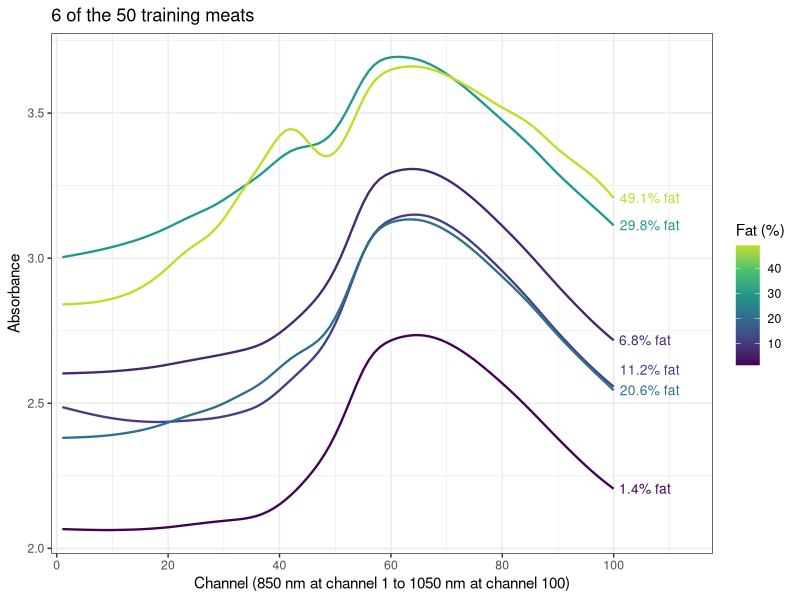
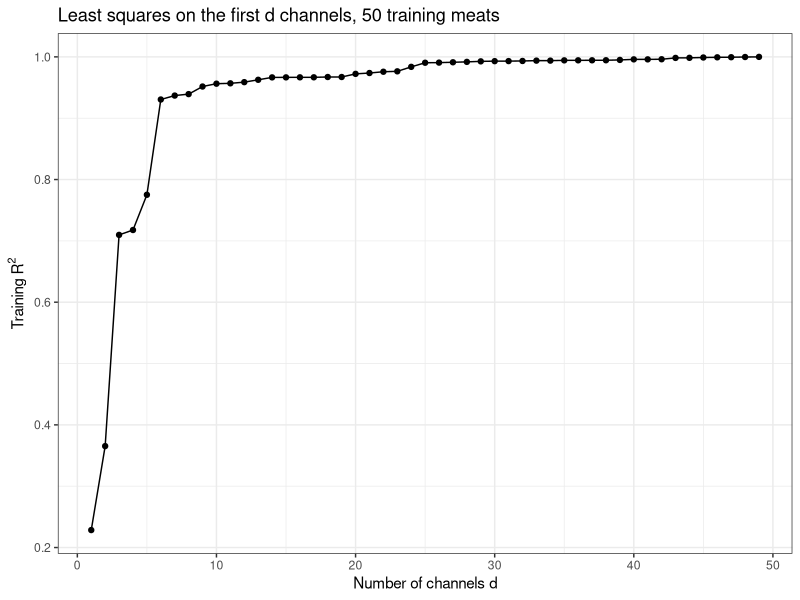
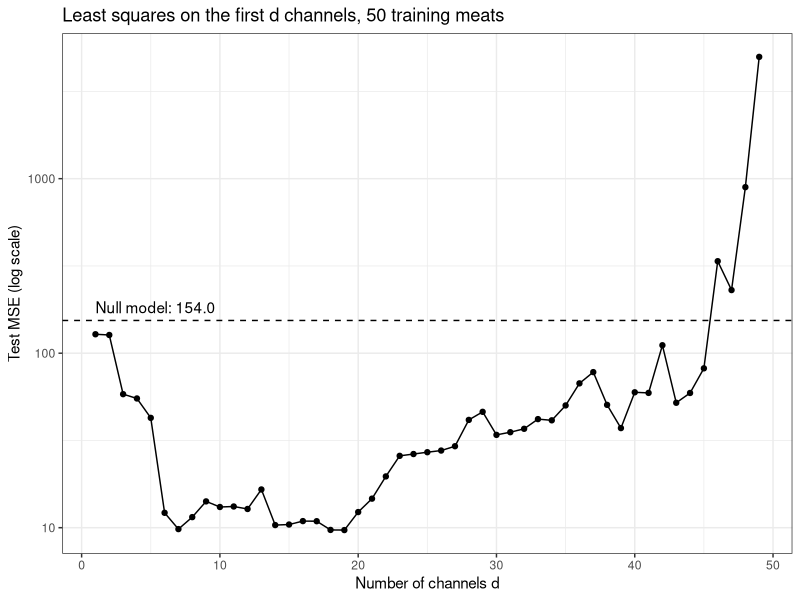
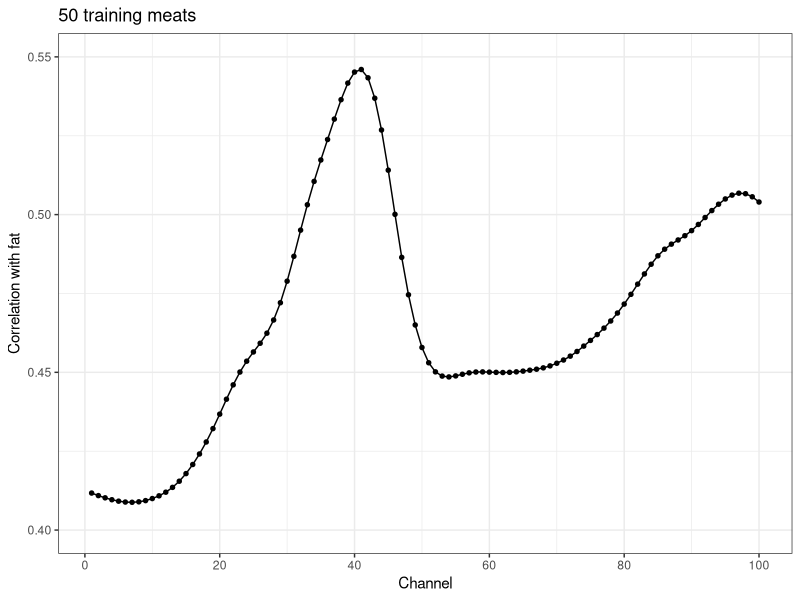
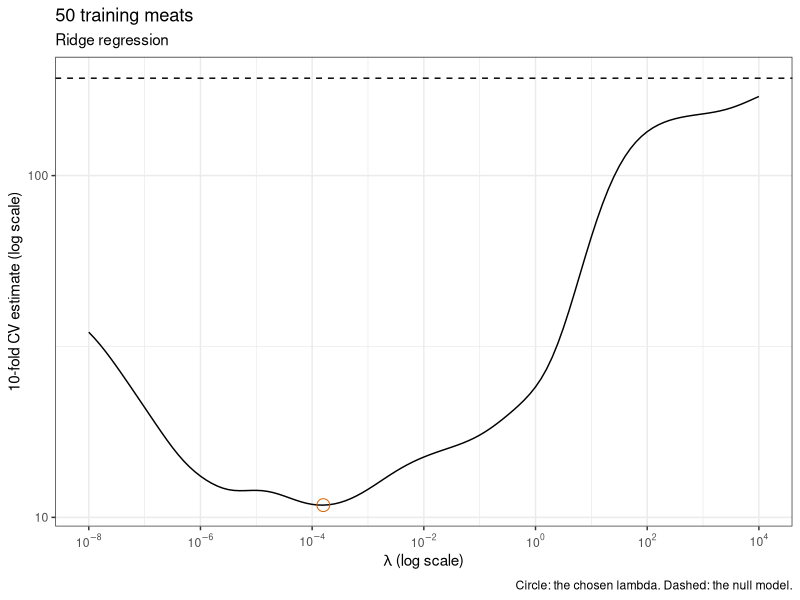
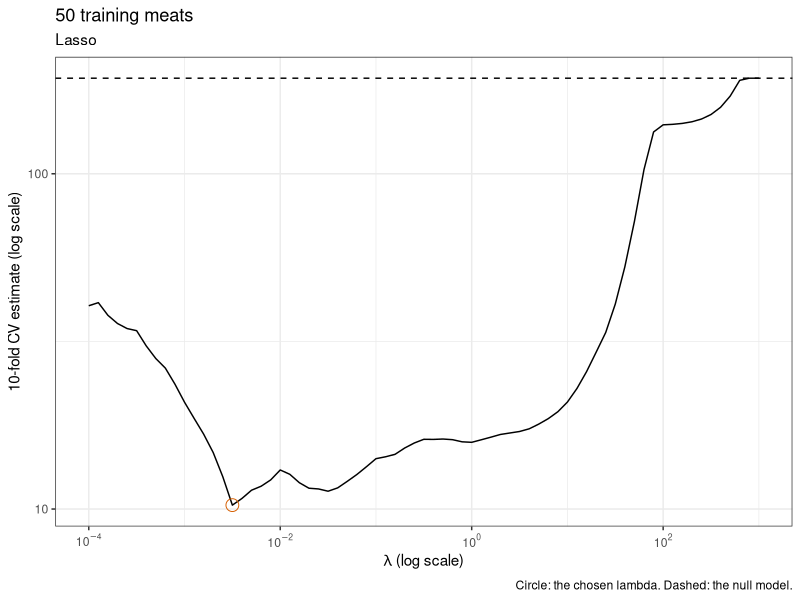
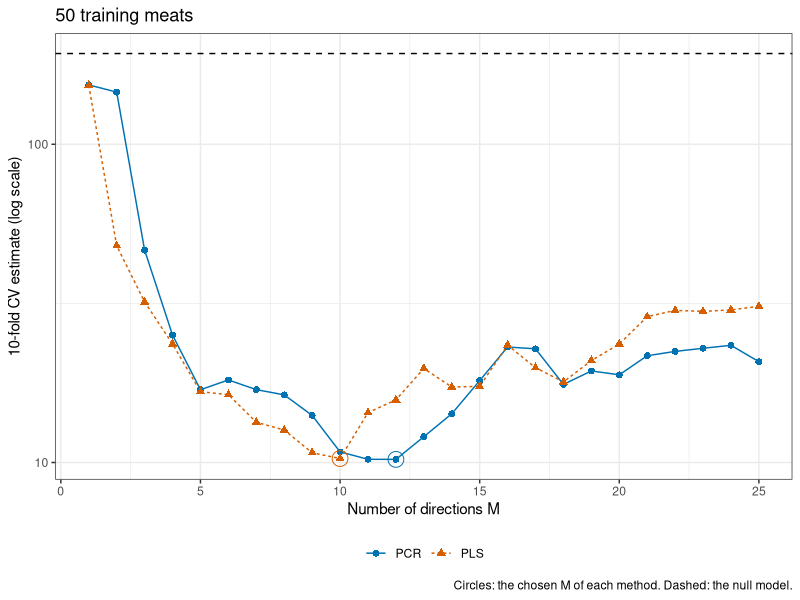
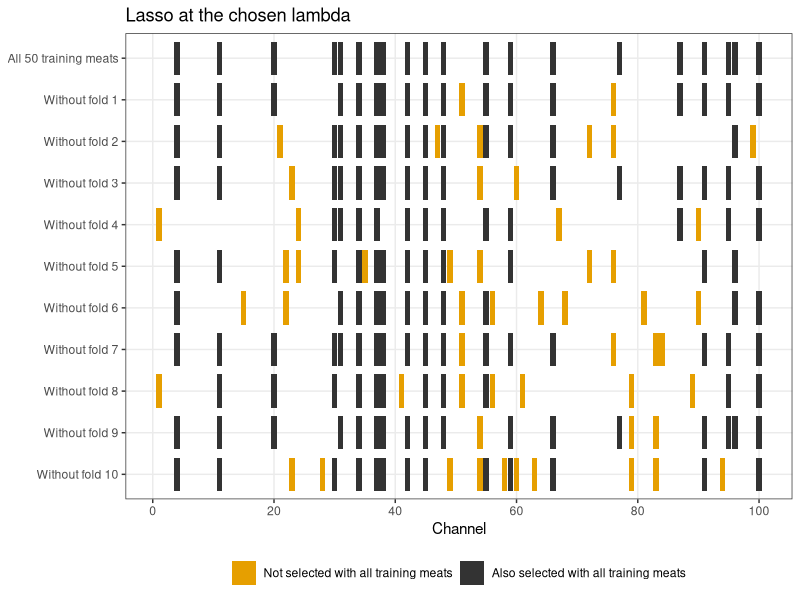

Generate these figures, in order, with R:
## ---- chunk 1
#| include: false
library("tidyverse")
library("glmnet")
library("pls")
theme_set(theme_bw())
set.seed(20261022)

# Fixed decimals with thousands separators, for use inside $...$, whose
# hyphen MathJax sets as a minus. Adding 0 after rounding turns a negative
# zero into 0.
fmt_math <- function(x, digits = 2) {
  rounded <- round(x, digits) + 0
  formatC(rounded, format = "f", digits = digits, big.mark = ",")
}

# The same for prose, where a negative value prints with a minus sign (the
# HTML entity) rather than a hyphen.
fmt <- function(x, digits = 2) {
  sub("^-", "&minus;", fmt_math(x, digits))
}

# Rounded down, for "at least" statements in prose.
fmt_floor <- function(x, digits = 2) {
  fmt(floor(x * 10^digits) / 10^digits, digits)
}

# A percentage, for prose.
pct <- function(x, digits = 1) {
  paste0(fmt(100 * x, digits), "%")
}

# A count with thousands separators, for prose.
big <- function(x) {
  format(x, big.mark = ",")
}

# A number in LaTeX scientific notation, for use inside $...$.
sci <- function(x, digits = 1) {
  magnitude <- abs(x)
  e <- floor(log10(magnitude))
  mantissa <- formatC(x / 10^e, format = "f", digits = digits)
  sprintf("%s \\times 10^{%d}", mantissa, e)
}

# A power of 10 as R code would write it, such as 1e-7, for prose.
power_text <- function(x) {
  sprintf("1e%d", round(log10(x)))
}

# A name set as code in prose.
code <- function(x) {
  paste0("`", x, "`")
}

# Color-blind-friendly palette.
okabe_ito <- c("#E69F00",
               "#56B4E9",
               "#009E73",
               "#D55E00",
               "#0072B2",
               "#CC79A7")
## ---- chunk 2
#| output: false
# The 100 absorbance columns.
channels <- sprintf("x_%03d", 1:100)
p <- length(channels)

# Rows that repeat an earlier row in every column, and the distinct meats.
meats_all <- modeldata::meats
n_duplicates <- sum(duplicated(meats_all))
meats <- distinct(meats_all)
n_meats <- nrow(meats)
## ---- chunk 3
# The training sample size.
n_train <- 50

# Training meats: a random sample; every other meat is a test meat.
train_id <- sample(n_meats, n_train)
train <- meats[train_id, ]
test <- meats[-train_id, ]
n_test <- nrow(test)

# Folds for 10-fold cross-validation of the training meats.
n_folds <- 10
fold_labels <- rep(seq_len(n_folds), length.out = n_train)
fold_id <- sample(fold_labels)

# Absorbances and fat of the training and test meats.
X_train <- as.matrix(train[channels])
X_test <- as.matrix(test[channels])
y_train <- train$fat
y_test <- test$fat

# Number of training meats whose spectra are plotted below.
n_show <- 6
## ---- chunk 4
#| output: false
# Training meats evenly spaced in rank of fat content.
ranks <- round(seq(1, n_train, length.out = n_show))
shown <- order(y_train)[ranks]

# One row per shown meat and channel.
spectra <- as_tibble(X_train[shown, ]) |>
  mutate(fat = y_train[shown], meat = factor(seq_len(n_show))) |>
  pivot_longer(all_of(channels),
               names_to = "channel",
               values_to = "absorbance") |>
  mutate(channel = as.integer(sub("x_", "", channel)))

# Heights for labels at y, moved up where needed so that consecutive labels
# are at least gap apart.
spread_labels <- function(y, gap) {
  sorted <- order(y)
  height <- y[sorted]
  for (i in seq_along(height)[-1]) {
    height[i] <- max(height[i], height[i - 1] + gap)
  }
  height[order(sorted)]
}

# Labels at the right end of each spectrum.
spectrum_ends <- filter(spectra, channel == p) |>
  mutate(label = paste0(fmt(fat, 1), "% fat"),
         absorbance = spread_labels(absorbance, gap = 0.07))

# Channel axis of every plot against channel: major lines every 20 channels,
# minor lines midway between them.
channel_axis <- function(...) {
  scale_x_continuous(breaks = seq(0, p, by = 20),
                     minor_breaks = seq(10, p + 10, by = 20),
                     ...)
}

# Absorbance against channel, one line per meat, labeled by fat content.
spectra_plot <- ggplot(spectra,
                       aes(x = channel,
                           y = absorbance,
                           group = meat,
                           color = fat)) +
  geom_line(linewidth = 0.8) +
  geom_text(data = spectrum_ends,
            aes(label = label),
            hjust = -0.1,
            size = 3.5,
            show.legend = FALSE) +
  scale_color_viridis_c(end = 0.9) +
  channel_axis(expand = expansion(mult = c(0.02, 0.18))) +
  scale_y_continuous(breaks = seq(2, 3.5, by = 0.5),
                     minor_breaks = seq(2.25, 3.75, by = 0.5)) +
  labs(x = "Channel (850 nm at channel 1 to 1050 nm at channel 100)",
       y = "Absorbance",
       color = "Fat (%)",
       title = paste(n_show, "of the", n_train, "training meats"))

# Range of fat content, the channel where the mean training spectrum peaks,
# and the correlation of fat with each meat's mean absorbance.
fat_range <- range(y_train)
peak_channel <- which.max(colMeans(X_train))
level_cor <- cor(y_train, rowMeans(X_train))

# The channel of the bump in the fattest spectrum shown: its highest point
# between channels 30 and 50, before the main rise.
bump_window <- 30:50
fattest <- shown[n_show]
bump_channel <- bump_window[which.max(X_train[fattest, bump_window])]

# Correlations between channels.
channel_cor <- cor(X_train)
min_cor <- min(channel_cor)
adjacent_cor <- diag(channel_cor[-1, -p])
## ---- chunk 5
#| echo: false
#| fig-width: 8
#| fig-height: 4.5
spectra_plot
## ---- chunk 6
# Least squares on all 100 channels.
all_formula <- reformulate(channels, response = "fat")
all_fit <- lm(all_formula, data = train)
all_estimates <- coef(all_fit)
n_na <- sum(is.na(all_estimates))
all_r2 <- summary(all_fit)$r.squared

# The last channel with an estimate.
last_estimated <- tail(names(all_estimates)[!is.na(all_estimates)], 1)
## ---- chunk 7
#| output: false
# Mean squared error of predictions y_hat of responses y.
mse <- function(y, y_hat) {
  mean((y - y_hat)^2)
}

# A random ordering of the channels.
channel_order <- sample(p)

# Least squares on the first d channels of the ordering: training R^2,
# training and test MSE, the overall F-test, sigma-hat, and the number of
# estimates with p-value below 0.05.
sweep_fit <- function(d) {
  # Fit least squares to the first d channels.
  kept <- channels[channel_order[seq_len(d)]]
  fit <- lm(reformulate(kept, response = "fat"), data = train)
  fit_summary <- summary(fit)
  has_df <- fit$df.residual > 0

  # The overall F-test, when the fit has residual degrees of freedom.
  f_p <- NA_real_
  n_small <- NA_integer_
  if (has_df) {
    f <- fit_summary$fstatistic
    f_p <- pf(f[1], f[2], f[3], lower.tail = FALSE)
    slope_p <- fit_summary$coefficients[-1, "Pr(>|t|)"]
    n_small <- sum(slope_p < 0.05)
  }

  # Summaries of the fit, one row.
  slopes <- coef(fit)[-1]
  tibble(d = d,
         rank = fit$rank,
         slope_min = min(slopes),
         slope_max = max(slopes),
         r2 = fit_summary$r.squared,
         rss = sum(residuals(fit)^2),
         train_mse = mse(y_train, fitted(fit)),
         test_mse = mse(y_test, predict(fit, test)),
         f_p = unname(f_p),
         n_small = n_small,
         sigma_hat = if (has_df) sigma(fit) else NA_real_,
         aic = AIC(fit),
         bic = BIC(fit))
}
sweep_sizes <- seq_len(n_train - 1)
sweep_results <- map(sweep_sizes, sweep_fit) |>
  list_rbind()

# Every model matrix has full column rank d + 1.
stopifnot(all(sweep_results$rank == sweep_results$d + 1))

# The null model: the training mean predicts every test meat.
null_test_mse <- mse(y_test, mean(y_train))

# Axis of d: major lines every 10 channels from 0 to n, minor lines midway
# between them.
d_axis <- scale_x_continuous(breaks = seq(0, n_train, by = 10),
                             minor_breaks = seq(5, n_train - 5, by = 10))

# Log-scale axis of a mean squared error: major lines at powers of 10, minor
# lines midway between them in log space.
mse_powers <- 0:4
mse_axis <- scale_y_log10(breaks = 10^mse_powers,
                          minor_breaks = 10^(mse_powers + 0.5))

# Training R^2 against d.
sweep_title <- paste("Least squares on the first d channels,",
                     n_train, "training meats")
r2_plot <- ggplot(sweep_results, aes(x = d, y = r2)) +
  geom_line() +
  geom_point(size = 1.5) +
  d_axis +
  scale_y_continuous(breaks = seq(0.2, 1, by = 0.2),
                     minor_breaks = seq(0.3, 0.9, by = 0.2)) +
  labs(x = "Number of channels d",
       y = expression("Training " * R^2),
       title = sweep_title)

# Test MSE against d on a log scale, with the null model's.
null_label <- paste0("Null model: ", fmt(null_test_mse, 1))
test_plot <- ggplot(sweep_results, aes(x = d, y = test_mse)) +
  geom_hline(yintercept = null_test_mse, linetype = "dashed") +
  annotate("text",
           x = 1,
           y = null_test_mse,
           label = null_label,
           hjust = 0,
           vjust = -0.6) +
  geom_line() +
  geom_point(size = 1.5) +
  d_axis +
  mse_axis +
  labs(x = "Number of channels d",
       y = "Test MSE (log scale)",
       title = sweep_title)

# The d with the smallest test MSE, and the fit with d = n - 1.
d_best <- sweep_results$d[which.min(sweep_results$test_mse)]
last <- filter(sweep_results, d == n_train - 1)

# A d in the middle of the sweep, for prose.
d_mid <- 10

# The d with the smallest AIC() and BIC(), and those values as text.
d_aic <- sweep_results$d[which.min(sweep_results$aic)]
d_bic <- sweep_results$d[which.min(sweep_results$bic)]
as_text <- function(x) {
  if (is.infinite(x)) "$-\\infty$" else fmt(x, 1)
}
aic_text <- as_text(min(sweep_results$aic))
bic_text <- as_text(min(sweep_results$bic))
## ---- chunk 8
#| echo: false
#| fig-width: 7
#| fig-height: 4.2
r2_plot
## ---- chunk 9
#| echo: false
#| fig-width: 7
#| fig-height: 4.2
test_plot
## ---- chunk 10
#| output: false
# The largest d whose overall F-test has p-value below 0.01.
f_level <- 0.01
shown_fit <- sweep_results |>
  filter(f_p < f_level) |>
  slice_max(d)
d_shown <- shown_fit$d
## ---- chunk 11
#| output: false
# Correlation of fat with each channel over the training meats.
fat_cor <- drop(cor(X_train, y_train))
cor_data <- tibble(channel = seq_len(p), cor = fat_cor)
best_channel <- which.max(abs(fat_cor))

# Correlation against channel.
cor_plot <- ggplot(cor_data, aes(x = channel, y = cor)) +
  geom_line() +
  geom_point(size = 1.2) +
  channel_axis() +
  scale_y_continuous(limits = c(0.4, 0.55),
                     breaks = seq(0.4, 0.55, by = 0.05),
                     minor_breaks = seq(0.425, 0.525, by = 0.05)) +
  labs(x = "Channel",
       y = "Correlation with fat",
       title = paste(n_train, "training meats"))
## ---- chunk 12
#| echo: false
#| fig-width: 7
#| fig-height: 3.8
cor_plot
## ---- chunk 13
#| output: false
# Standard deviation with divisor n.
sd_n <- function(v) {
  deviations <- v - mean(v)
  sqrt(mean(deviations^2))
}

# Standardize the columns of X with the given centers and scales.
standardize <- function(X, x_center, x_scale) {
  X_centered <- sweep(X, 2, x_center)
  sweep(X_centered, 2, x_scale, "/")
}

# Original-scale estimates, one column per lambda, from standardized-scale
# estimates B_std and the standardization of X and y.
original_scale <- function(B_std, X, y) {
  x_center <- colMeans(X)
  x_scale <- apply(X, 2, sd_n)
  b <- B_std / x_scale
  rbind(`(Intercept)` = mean(y) - colSums(b * x_center), b)
}

# Ridge estimates on the standardized scale for each lambda, from the
# singular value decomposition X_std = U D V'.
ridge_std <- function(X_std, y_centered, lambdas) {
  sv <- svd(X_std)
  shrink <- outer(sv$d, lambdas, function(d, l) d / (d^2 + l))
  u_y <- drop(crossprod(sv$u, y_centered))
  sv$v %*% (shrink * u_y)
}

# Lasso estimates on the standardized scale for each lambda, in decreasing
# order, by an active-set method. On the active set with signs s, the lasso
# conditions X_A'(y - X_A b_A) = (lambda / 2) s solve to a target; if the
# target keeps the signs it is the solution on that set, and a zero estimate
# whose condition |x_j'(y - X b)| <= lambda / 2 fails joins the set; if not,
# a line search to the target stops where the criterion is smallest and the
# estimates that reach zero there leave the set.
lasso_std <- function(X_std, y_centered, lambdas, max_steps = 1000) {
  p <- ncol(X_std)
  gram <- crossprod(X_std)
  xy <- drop(crossprod(X_std, y_centered))
  B <- matrix(0, p, length(lambdas))
  b <- numeric(p)

  # The criterion RSS + lambda * sum |b|.
  criterion <- function(b, lambda) {
    sum((y_centered - X_std %*% b)^2) + lambda * sum(abs(b))
  }

  for (k in seq_along(lambdas)) {
    half <- lambdas[k] / 2
    active <- which(b != 0)
    signs <- sign(b[active])
    converged <- FALSE

    for (step in seq_len(max_steps)) {
      if (length(active) > 0) {
        # Solve the conditions on the active set with these signs.
        gram_active <- gram[active, active, drop = FALSE]
        target <- drop(solve(gram_active, xy[active] - half * signs))

        # Signs change: line search to the target, then update the set.
        if (any(sign(target) != signs)) {
          direction <- numeric(p)
          direction[active] <- target - b[active]
          crossing <- -b[active] / direction[active]
          t_try <- c(crossing[crossing > 0 & crossing < 1], 1)
          values <- map_dbl(t_try, \(t) criterion(b + t * direction,
                                                  lambdas[k]))
          t_best <- t_try[which.min(values)]
          b <- b + t_best * direction
          b[active[crossing == t_best]] <- 0
          active <- which(b != 0)
          signs <- sign(b[active])
          next
        }
        b[] <- 0
        b[active] <- target
      }

      # The zero estimate whose condition fails by the most joins the set.
      gradient <- xy - drop(gram %*% b)
      excess <- abs(gradient) - half
      excess[active] <- -Inf
      if (max(excess) <= 1e-9 * half) {
        converged <- TRUE
        break
      }
      j <- which.max(excess)
      active <- c(active, j)
      signs <- c(signs, sign(gradient[j]))
    }

    stopifnot(converged)
    B[, k] <- b
  }
  B
}

# Ridge or lasso estimates on the original scale for each lambda.
penalized_path <- function(X, y, lambdas, std_fit) {
  x_center <- colMeans(X)
  x_scale <- apply(X, 2, sd_n)
  X_std <- standardize(X, x_center, x_scale)
  y_centered <- y - mean(y)
  B_std <- std_fit(X_std, y_centered, lambdas)
  original_scale(B_std, X, y)
}

# Grids of lambda, in decreasing order.
ridge_grid <- 10^seq(4, -8, length.out = 121)
lasso_grid <- 10^seq(3, -4, length.out = 71)

# Ridge and lasso paths for the data X and y.
ridge_path <- function(X, y) {
  penalized_path(X, y, ridge_grid, ridge_std)
}
lasso_path <- function(X, y) {
  penalized_path(X, y, lasso_grid, lasso_std)
}

# Both fit to the training meats.
B_ridge <- ridge_path(X_train, y_train)
B_lasso <- lasso_path(X_train, y_train)

# The standardized training features, for checking the lasso conditions.
x_center <- colMeans(X_train)
x_scale <- apply(X_train, 2, sd_n)
X_std <- standardize(X_train, x_center, x_scale)
y_centered <- y_train - mean(y_train)

# Largest failure of the lasso conditions over the grid, relative to
# lambda / 2.
condition_gap <- function(b_std, lambda) {
  gradient <- drop(crossprod(X_std, y_centered - X_std %*% b_std))
  nonzero <- b_std != 0
  on_set <- abs(gradient[nonzero] - lambda / 2 * sign(b_std[nonzero]))
  off_set <- pmax(abs(gradient[!nonzero]) - lambda / 2, 0)
  max(c(on_set, off_set, 0)) / (lambda / 2)
}
B_lasso_std <- B_lasso[-1, ] * x_scale
lasso_gaps <- map_dbl(seq_along(lasso_grid),
                      \(k) condition_gap(B_lasso_std[, k], lasso_grid[k]))
## ---- chunk 14
#| output: false
# Sums of squared errors of held-out fold l, for every value of the tuning
# parameter, from the estimates that path() computes from the training folds.
fold_sse <- function(l, path) {
  out <- fold_id == l
  B <- path(X_train[!out, ], y_train[!out])
  y_hat <- cbind(1, X_train[out, ]) %*% B
  colSums((y_train[out] - y_hat)^2)
}

# Cross-validation estimate for every value of the tuning parameter.
cv_estimate <- function(path) {
  sse <- sapply(seq_len(n_folds), fold_sse, path = path)
  rowSums(sse) / n_train
}

# Ridge regression and the lasso, and the lambda with the smallest estimate.
cv_ridge <- cv_estimate(ridge_path)
cv_lasso <- cv_estimate(lasso_path)
k_ridge <- which.min(cv_ridge)
k_lasso <- which.min(cv_lasso)
lambda_ridge <- ridge_grid[k_ridge]
lambda_lasso <- lasso_grid[k_lasso]

# PCR and PLS with up to M_max directions, cross-validated by pcr() and
# plsr() on the same folds; both standardize within each fold.
M_max <- 25
segments <- split(seq_len(n_train), fold_id)
pcr_fit <- pcr(all_formula,
               ncomp = M_max,
               data = train,
               scale = TRUE,
               validation = "CV",
               segments = segments)
pls_fit <- plsr(all_formula,
                ncomp = M_max,
                data = train,
                scale = TRUE,
                validation = "CV",
                segments = segments)
cv_of <- function(fit) {
  MSEP(fit, estimate = "CV", intercept = FALSE)$val[1, 1, ]
}
cv_pcr <- cv_of(pcr_fit)
cv_pls <- cv_of(pls_fit)
M_pcr <- which.min(cv_pcr)
M_pls <- which.min(cv_pls)

# Null model: the mean of the training folds predicts the held-out fold.
null_sse <- function(l) {
  out <- fold_id == l
  sum((y_train[out] - mean(y_train[!out]))^2)
}
cv_null <- sum(map_dbl(seq_len(n_folds), null_sse)) / n_train

# Shared look of the three tabs: the null model's estimate dashed, the
# chosen value circled, a log-scale estimate.
cv_axis_label <- paste0(n_folds, "-fold CV estimate (log scale)")
cv_title <- paste(n_train, "training meats")
cv_layers <- list(
  geom_hline(yintercept = cv_null, linetype = "dashed"),
  mse_axis,
  labs(y = cv_axis_label, title = cv_title)
)

# Axis of lambda over both grids: major lines every 2 powers of 10, minor
# lines midway between them in log space.
lambda_axis <- scale_x_log10(breaks = 10^seq(-8, 4, by = 2),
                             minor_breaks = 10^seq(-9, 5, by = 2),
                             labels = scales::label_log())

# The estimate against lambda for one of ridge regression and the lasso.
lambda_cv_plot <- function(grid, cv, k_chosen, label) {
  chosen <- tibble(lambda = grid[k_chosen], cv = cv[k_chosen])
  ggplot(tibble(lambda = grid, cv = cv), aes(x = lambda, y = cv)) +
    cv_layers +
    geom_line() +
    geom_point(data = chosen, size = 4, shape = 1, color = "#D55E00") +
    lambda_axis +
    labs(x = expression(lambda ~ "(log scale)"),
         subtitle = label,
         caption = "Circle: the chosen lambda. Dashed: the null model.")
}
ridge_cv_plot <- lambda_cv_plot(ridge_grid, cv_ridge, k_ridge,
                                "Ridge regression")
lasso_cv_plot <- lambda_cv_plot(lasso_grid, cv_lasso, k_lasso, "Lasso")

# PCR and PLS against M, with the chosen M of each circled.
method_levels <- c("PCR", "PLS")
direction_cv <- tibble(method = factor(rep(method_levels, each = M_max),
                                       levels = method_levels),
                       M = rep(seq_len(M_max), 2),
                       cv = c(cv_pcr, cv_pls))
direction_chosen <- tibble(method = factor(method_levels,
                                           levels = method_levels),
                           M = c(M_pcr, M_pls),
                           cv = c(cv_pcr[M_pcr], cv_pls[M_pls]))
direction_cv_plot <- ggplot(direction_cv,
                            aes(x = M,
                                y = cv,
                                color = method,
                                linetype = method,
                                shape = method)) +
  cv_layers +
  geom_line() +
  geom_point(size = 2) +
  geom_point(data = direction_chosen,
             size = 5,
             shape = 1,
             show.legend = FALSE) +
  scale_color_manual(values = okabe_ito[c(5, 4)]) +
  scale_x_continuous(breaks = seq(0, M_max, by = 5),
                     minor_breaks = seq(2.5, M_max - 2.5, by = 5)) +
  labs(x = "Number of directions M",
       color = NULL,
       linetype = NULL,
       shape = NULL,
       caption = paste("Circles: the chosen M of each method.",
                       "Dashed: the null model.")) +
  theme(legend.position = "bottom")

# Principal component variances of the standardized training features, and
# ridge regression's factor v_m / (v_m + lambda / n) on each component.
v <- eigen(crossprod(X_std) / n_train,
           symmetric = TRUE,
           only.values = TRUE)$values
ridge_factor <- v / (v + lambda_ridge / n_train)
n_half <- sum(ridge_factor >= 0.5)

# Smallest estimate of each method.
cv_minima <- c(min(cv_ridge), min(cv_lasso), min(cv_pcr), min(cv_pls))

# Number of nonzero lasso estimates at the chosen lambda.
lasso_nonzero <- sum(B_lasso[-1, k_lasso] != 0)
## ---- chunk 15
#| echo: false
#| fig-width: 7
#| fig-height: 4.2
ridge_cv_plot
## ---- chunk 16
#| echo: false
#| fig-width: 7
#| fig-height: 4.2
lasso_cv_plot
## ---- chunk 17
#| echo: false
#| fig-width: 7
#| fig-height: 4.5
direction_cv_plot
## ---- chunk 18
#| output: false
# Test predictions of the four chosen fits.
ridge_pred <- drop(cbind(1, X_test) %*% B_ridge[, k_ridge])
lasso_pred <- drop(cbind(1, X_test) %*% B_lasso[, k_lasso])
pcr_pred <- predict(pcr_fit, test, ncomp = M_pcr)[, 1, 1]
pls_pred <- predict(pls_fit, test, ncomp = M_pls)[, 1, 1]

# Test MSE of each, and of the null model.
test_mse <- c(null = null_test_mse,
              ridge = mse(y_test, ridge_pred),
              lasso = mse(y_test, lasso_pred),
              pcr = mse(y_test, pcr_pred),
              pls = mse(y_test, pls_pred))

# Table of the tuning parameters, nonzero estimates, cross-validation
# estimates, and test MSE.
tuning_text <- c("",
                 paste0("$\\lambda = ", sci(lambda_ridge), "$"),
                 paste0("$\\lambda = ", sci(lambda_lasso), "$"),
                 paste0("$M = ", M_pcr, "$"),
                 paste0("$M = ", M_pls, "$"))
cv_values <- c(cv_null,
               cv_ridge[k_ridge],
               cv_lasso[k_lasso],
               cv_pcr[M_pcr],
               cv_pls[M_pls])
test_tibble <- tibble(Method = c("Null", "Ridge", "Lasso", "PCR", "PLS"),
                      tuning = tuning_text,
                      nonzero = c(0, p, lasso_nonzero, p, p),
                      cv = fmt(cv_values, 2),
                      test = fmt(test_mse, 2))
test_columns <- c("Method",
                  "Tuning",
                  "Nonzero",
                  paste0(n_folds, "-fold CV"),
                  "Test MSE")
test_table <- knitr::kable(test_tibble,
                           col.names = test_columns,
                           align = "llrrr")

# glmnet() at its defaults, at the chosen lambdas: lambda_glmnet is
# lambda * s_y / n for ridge regression and lambda / (2 n) for the lasso.
default_thresh <- formals(glmnet)$thresh
s_y <- sd_n(y_train)
glmnet_ridge <- glmnet(X_train,
                       y_train,
                       alpha = 0,
                       lambda = lambda_ridge * s_y / n_train)
glmnet_ridge_pred <- predict(glmnet_ridge, X_test)
glmnet_ridge_gap <- max(abs(glmnet_ridge_pred - ridge_pred))
glmnet_lasso <- glmnet(X_train,
                       y_train,
                       alpha = 1,
                       lambda = lasso_grid / (2 * n_train))
b_glmnet <- glmnet_lasso$beta[, k_lasso] * x_scale
lasso_criterion <- function(b_std, lambda) {
  sum((y_centered - X_std %*% b_std)^2) + lambda * sum(abs(b_std))
}
criterion_exact <- lasso_criterion(B_lasso_std[, k_lasso], lambda_lasso)
criterion_glmnet <- lasso_criterion(b_glmnet, lambda_lasso)
glmnet_lasso_pred <- predict(glmnet_lasso, X_test)[, k_lasso]
glmnet_lasso_test <- mse(y_test, glmnet_lasso_pred)

# glmnet() with a tight tolerance, which finishes in seconds for the lasso
# with lambda >= 1.
lasso_thresh <- 1e-12
lasso_maxit <- 1e9
large <- lasso_grid >= 1
glmnet_tight <- glmnet(X_train,
                       y_train,
                       alpha = 1,
                       lambda = lasso_grid[large] / (2 * n_train),
                       thresh = lasso_thresh,
                       maxit = lasso_maxit)
tight_pred <- predict(glmnet_tight, X_test)
exact_large <- cbind(1, X_test) %*% B_lasso[, large]
tight_gap <- max(abs(tight_pred - exact_large))

# Criteria of the tight glmnet() fit and the active-set fit at lambda = 1.
lambda_check <- 1
k_check <- which.min(abs(lasso_grid[large] - lambda_check))
b_tight <- glmnet_tight$beta[, k_check] * x_scale
b_exact <- B_lasso_std[, which(large)[k_check]]
criterion_tight <- lasso_criterion(b_tight, lambda_check)
criterion_check <- lasso_criterion(b_exact, lambda_check)

# The same check for ridge regression at lambda = 1.
ridge_thresh <- 1e-14
ridge_maxit <- 1e7
ridge_tight <- glmnet(X_train,
                      y_train,
                      alpha = 0,
                      lambda = lambda_check * s_y / n_train,
                      thresh = ridge_thresh,
                      maxit = ridge_maxit)
ridge_check <- penalized_path(X_train, y_train, lambda_check, ridge_std)
ridge_tight_pred <- predict(ridge_tight, X_test)
ridge_check_pred <- cbind(1, X_test) %*% ridge_check
ridge_tight_gap <- max(abs(ridge_tight_pred - ridge_check_pred))

# The methods with the smallest and largest test MSE, for prose.
method_names <- c(ridge = "ridge regression",
                  lasso = "the lasso",
                  pcr = "PCR",
                  pls = "PLS")
method_mse <- test_mse[names(method_names)]
best_method <- method_names[[names(which.min(method_mse))]]
worst_method <- method_names[[names(which.max(method_mse))]]
dense_mse <- method_mse[c("ridge", "pcr", "pls")]
dense_better <- all(dense_mse <= method_mse["lasso"])
## ---- chunk 19
#| echo: false
test_table
## ---- chunk 20
#| output: false
# Channels with a nonzero lasso estimate at the chosen lambda, fit to the
# training meats outside fold l.
fold_selected <- function(l) {
  out <- fold_id == l
  B <- lasso_path(X_train[!out, ], y_train[!out])
  which(B[-1, k_lasso] != 0)
}
selected_folds <- map(seq_len(n_folds), fold_selected)
selected_all <- which(B_lasso[-1, k_lasso] != 0)

# One row per fit and selected channel.
fit_labels <- c(paste("All", n_train, "training meats"),
                paste("Without fold", seq_len(n_folds)))
selected_data <- tibble(fit = fit_labels,
                        channel = c(list(selected_all), selected_folds)) |>
  unnest(channel) |>
  mutate(fit = factor(fit, levels = rev(fit_labels)),
         in_all = channel %in% selected_all)

# A tile for each selected channel, shaded by whether the fit to all the
# training meats selects it too.
in_all_labels <- c(`TRUE` = "Also selected with all training meats",
                   `FALSE` = "Not selected with all training meats")
selected_plot <- ggplot(selected_data,
                        aes(x = channel, y = fit, fill = in_all)) +
  geom_tile(width = 0.9, height = 0.8) +
  scale_fill_manual(values = c(`TRUE` = "grey20", `FALSE` = "#E69F00"),
                    labels = in_all_labels) +
  channel_axis(limits = c(0.5, p + 0.5)) +
  labs(x = "Channel",
       y = NULL,
       fill = NULL,
       title = "Lasso at the chosen lambda") +
  theme(legend.position = "bottom",
        panel.grid.minor = element_blank())

# Channels selected in every fit, and in any fit.
selected_every <- Reduce(intersect, selected_folds) |>
  intersect(selected_all)
selected_any <- Reduce(union, selected_folds) |>
  union(selected_all)
n_distinct_sets <- length(unique(map(c(list(selected_all), selected_folds),
                                     sort)))

# Test MSE of each fold's lasso fit.
fold_test_mse <- function(l) {
  out <- fold_id == l
  B <- lasso_path(X_train[!out, ], y_train[!out])
  mse(y_test, cbind(1, X_test) %*% B[, k_lasso])
}
fold_tests <- map_dbl(seq_len(n_folds), fold_test_mse)
## ---- chunk 21
#| echo: false
#| fig-width: 8
#| fig-height: 4.2
selected_plot
